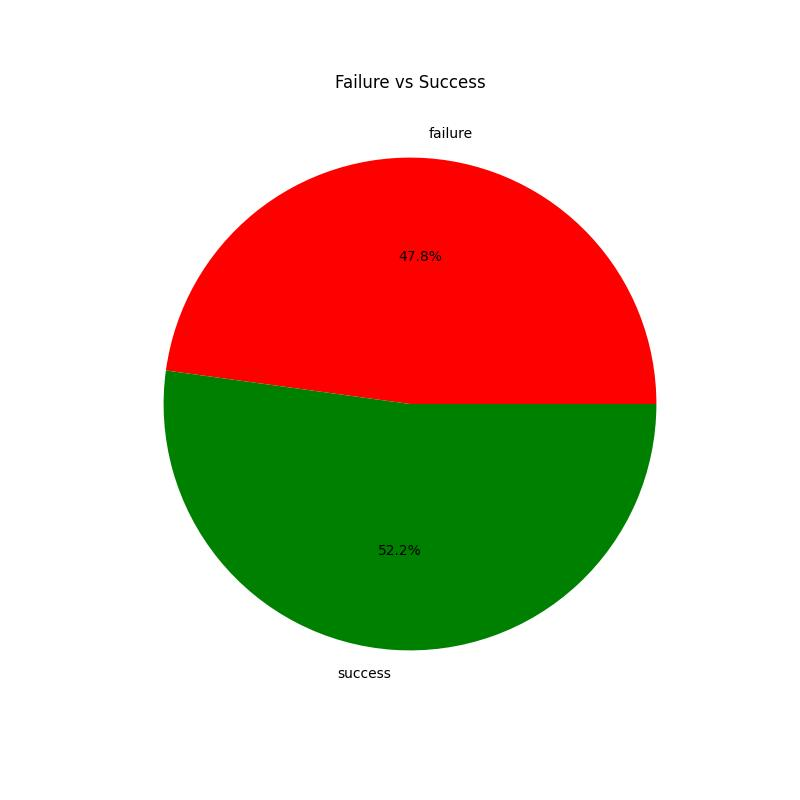

This chart was generated by the following Python code:
# Create a simple pie chart for provided pipeline job summary file.

import pandas as pd
import matplotlib.pyplot as plt

# Load the CSV file into a DataFrame
data = pd.read_csv('pipeline_job_summary.csv')

# Extract the labels and counts
labels = data['Status']
counts = data['Occurrences']

# Create a pie chart
plt.figure(figsize=(8, 8))
plt.pie(counts, labels=labels, autopct='%1.1f%%', colors=['red', 'green'])
plt.title('Failure vs Success')
plt.savefig('pipeline_job_summary.jpg')
plt.show()
